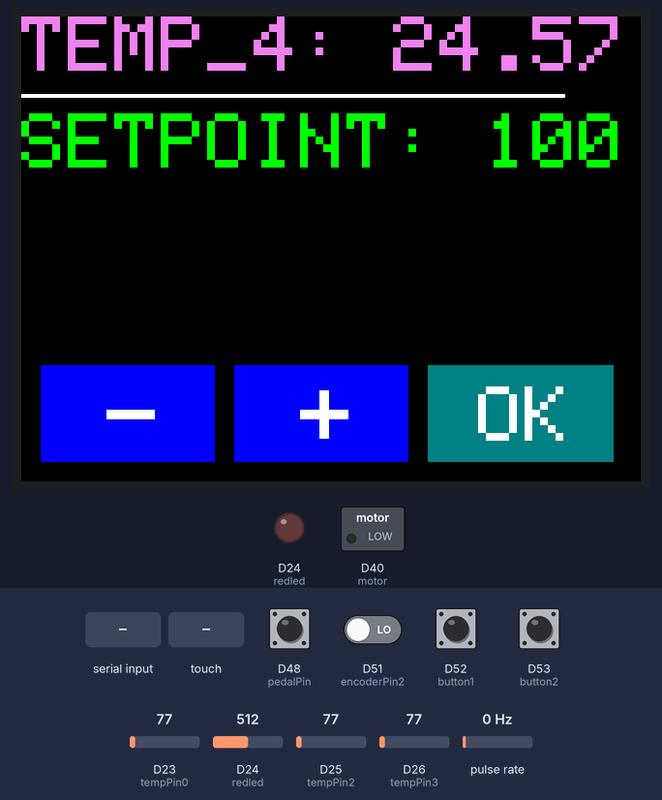
Recording of a sketch running on a simulated Arduino MKR. On the bench: 320×240 colour display, switched loads named in the sketch (green lamp = pin HIGH), output pins drawn as LEDs (lit = HIGH). Wiring (inferred from the names in the program): pulse sensor: data D50. Inputs (shaded band) come from the test bench; at power-on: D48 (pedalPin), D52 (button1), D53 (button2) HIGH, D51 (encoderPin2) LOW, pulse rate 0 Hz, D26 (tempPin3) = 77, D23 (tempPin0) = 77, D24 (redled) = 512, D25 (tempPin2) = 77. What the sketch prints to the serial monitor is not drawn.

Above: at 1.4 s.
1.5 s: pulse rate (sensor on D50) set to 2 Hz
At 3.0 s:
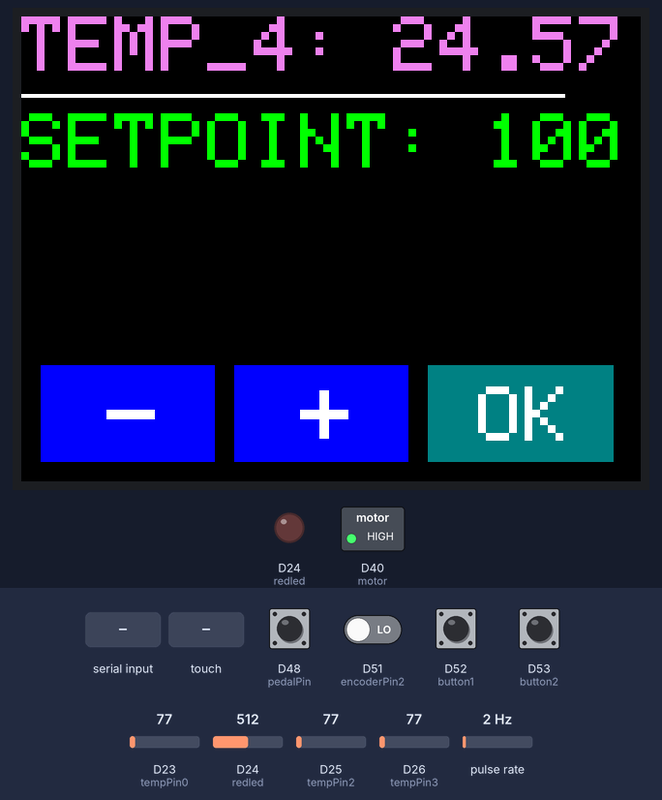
3.3 s: D48 (pedalPin) pulled LOW for 0.15 s
At 4.3 s:
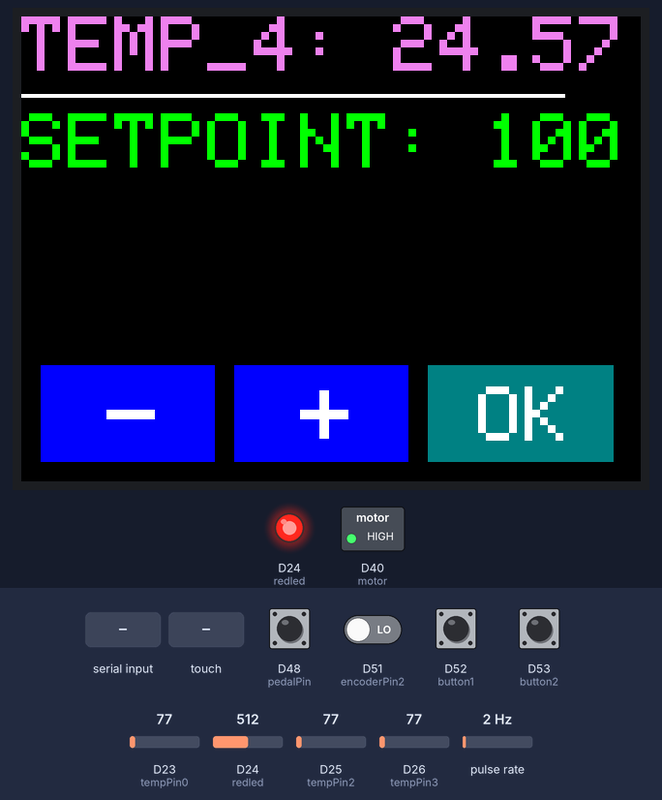
4.9 s: "FLASH 0: \n" received over Serial
At 5.9 s:
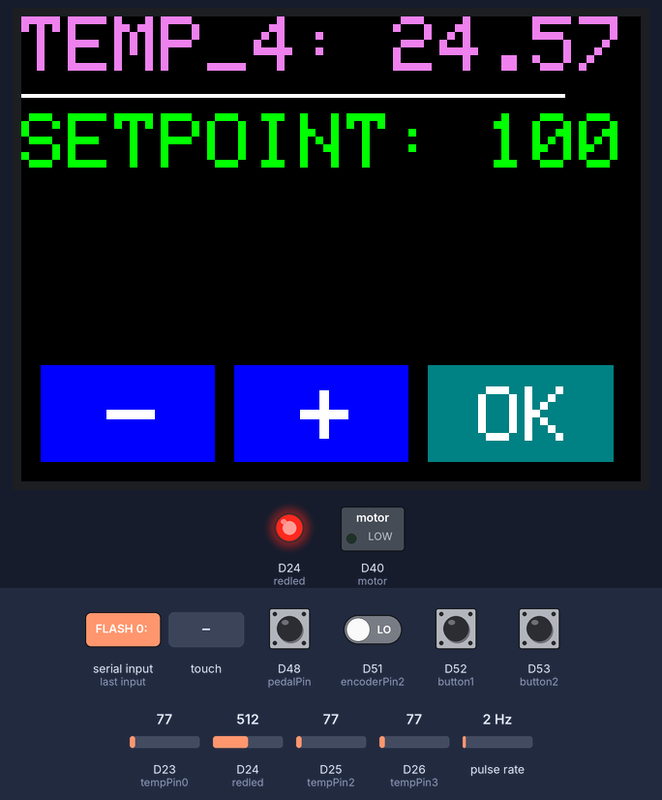
6.8 s: touch panel pressed at 13 % / 10 % of its raw x / y range
At 7.3 s:
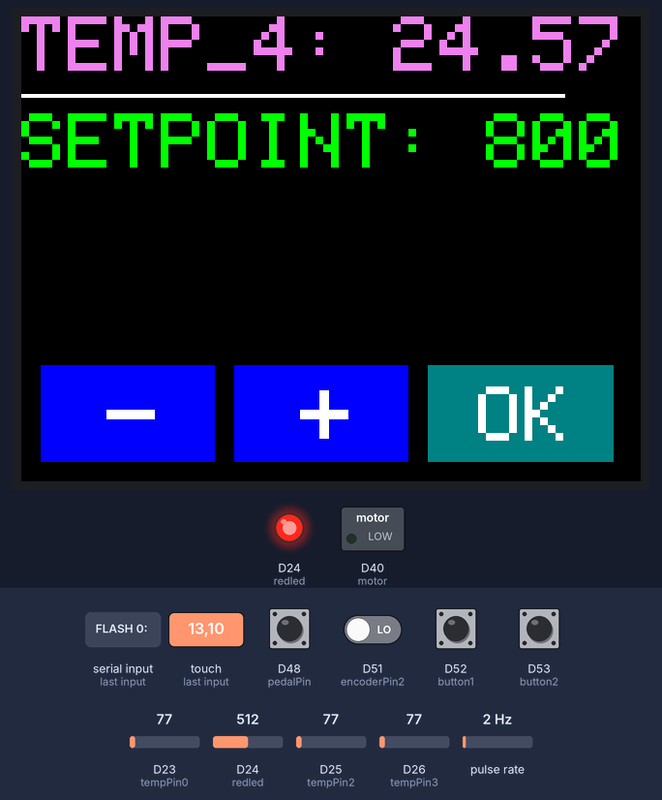
8.5 s: D26 (tempPin3) set to 130
At 9.7 s:
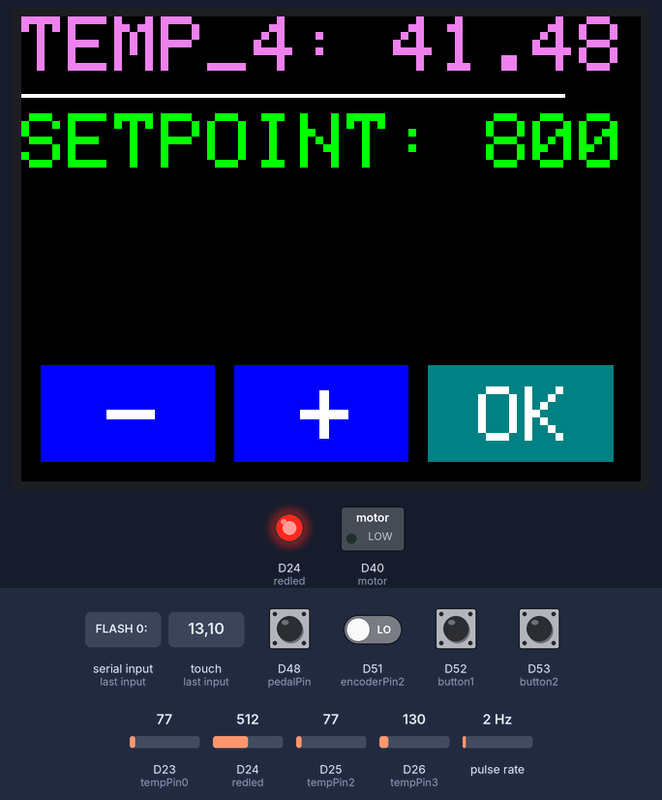
10.0 s: touch panel pressed at 13 % / 50 % of its raw x / y range
At 10.8 s:
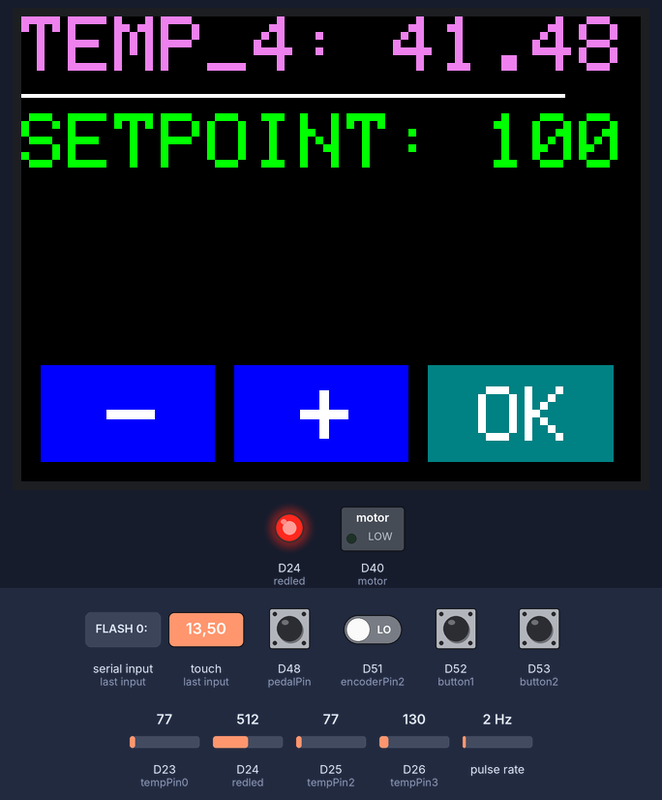
Timing chart, 0 to 12.7 s (numbered marks = the images above; inputs shaded):
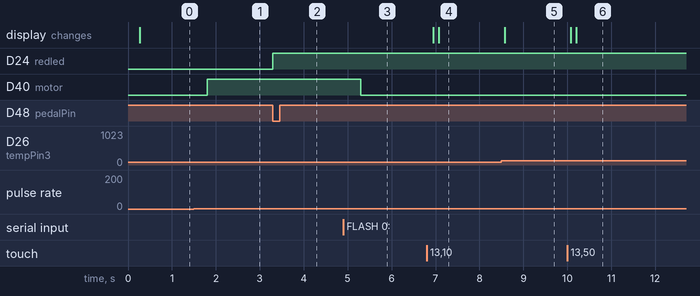

Measured:
- the behaviour switches between 0 and 1 Hz on pulse rate (sensor on D50) (found by bisection; images 0 and 1)
- after the input at 1.5 s, D40 (motor): LOW → HIGH after 0.30 s
- after the input at 3.3 s, D24 (redled): LOW → HIGH at once
- after the input at 4.9 s, D40 (motor): HIGH → LOW after 0.40 s
- after the input at 6.8 s, the display: first changes after 0.15 s (image 4 shows a later state)
- after the input at 8.5 s, the display: changes after 0.07 s (image 5)
- after the input at 10.0 s, the display: first changes after 0.08 s (image 6 shows a later state)

The sketch:

led_pin_12.ino
```cpp
#include <stdint.h>
#include <TouchScreen.h>

#define YP A2  // must be an analog pin, use "An" notation!
#define XM A3  // must be an analog pin, use "An" notation!
#define YM A5   // can be a digital pin
#define XP A4   // can be a digital pin

TouchScreen ts = TouchScreen(XP, YP, XM, YM, 150);

#include <Adafruit_GFX.h>
#include <SPI.h>
#include <Wire.h>
#include <Adafruit_ILI9341.h>

// For the Adafruit shield, these are the default.
#define TFT_DC 34
#define TFT_CS 32
#define TFT_MOSI 30
#define TFT_CLK 26
#define TFT_RST 41
#define TFT_MISO 28

Adafruit_ILI9341 tft = Adafruit_ILI9341(TFT_CS, TFT_DC, TFT_MOSI, TFT_CLK, TFT_RST, TFT_MISO);

#include <DueFlashStorage.h>
DueFlashStorage dueFlashStorage;

//pins
int motor = 40;
int redled = 24;
int pedalPin = 48;
int encoderPin1 = 50;
int encoderPin2 = 51;
int button1 = 52;
int button2 = 53;
int tempPin0 = A8;
int tempPin1 = A9;
int tempPin2 = A10;
int tempPin3 = A11;
int setPoint = 100;

//init
int r = 75;
float p = 0;
float start_ = 75;
int i = 0;

//states
volatile int pedalState = LOW;
int button1State = 0;
int button2State = 0;
volatile int lastEncoded = 0;
volatile long encoderValue = 0;

volatile int stop_ = 3000;
boolean motorStatus = 0;
long lastencoderValue = 0;
volatile long encoder0Pos = 0;

//percent = (val/255)*100
//inverse = (val/100)*255

// Color definitions
#define BLACK 0x0000
#define BLUE 0x001F
#define RED 0xF800
#define GREEN 0x07E0
#define CYAN 0x07FF
#define MAGENTA 0xF81F
#define YELLOW 0xFFE0
#define WHITE 0xFFFF
#define VIOLET 0xEC1D
#define TEAL 0x0410
#define LIME 0x07E0

void setup() {
  Serial.begin(9600);
  tft.begin();
  tft.fillScreen(BLACK);
  tft.setRotation(1);
  pinMode(motor,OUTPUT);
  pinMode(pedalPin, INPUT_PULLUP);
  pinMode(button1,INPUT);
  pinMode(button2,INPUT);
  pinMode(encoderPin1, INPUT);
  pinMode(encoderPin2, INPUT);
  pinMode(redled,OUTPUT);
  digitalWrite(encoderPin1, HIGH); //turn pullup resistor on
  digitalWrite(encoderPin2, HIGH); //turn pullup resistor on
  attachInterrupt(pedalPin, pedalS, FALLING);
  attachInterrupt(encoderPin1, updateEncoder, RISING);
  analogWrite(motor,0);
  digitalWrite(button1, HIGH); //turn pullup resistor on
  digitalWrite(button2, HIGH); //turn pullup resistor on
  if (dueFlashStorage.read(0) != 0) { r = dueFlashStorage.read(0); }
  //START
  //X//Y//SIZE//Y//
  tft.drawLine(0,40,280,40,WHITE);
  tft.drawLine(0,41,280,41,WHITE);

  tft.fillRect(10,180,90,50,BLUE);
  tft.setCursor(44,188);
  tft.setTextColor(WHITE);
  tft.setTextSize(5);
  tft.println("-");

  tft.fillRect(110,180,90,50,BLUE);
  tft.setCursor(144,188);
  tft.setTextColor(WHITE);
  tft.setTextSize(5);
  tft.println("+");

  tft.fillRect(210,180,96,50,TEAL);
  tft.setCursor(236,191);
  tft.setTextColor(WHITE);
  tft.setTextSize(4);
  tft.println("OK");
}

void loop() {
  Point t = ts.getPoint();

  if (t.z >= 10 && t.z <= 1000) {

     Serial.print("X = "); Serial.print(t.x);
     Serial.print("\tY = "); Serial.print(t.y);
     Serial.print("\tPressure = "); Serial.println(t.z);

      if((t.x > 150) && (t.x < (340))) {
        if ((t.y > 140) && (t.y <= 380)) {
          Serial.println("MINUS btn hit");
          setPoint = setPoint - 10;
        }
      }

      if((t.x > 150) && (t.x < (340))) {
        if ((t.y > 400) && (t.y <= 600)) {
          Serial.println("PLUS btn hit");
          setPoint = setPoint + 10;
        }
      }
  }
  /*
  Serial.println(encoder0Pos, DEC);

  Serial.print("SETPOINT; ");
  Serial.println(setPoint);
  */
  int button1State = digitalRead(button1);
  int button2State = digitalRead(button2);

  int v0 = analogRead(tempPin0);
  int v1 = analogRead(tempPin1);
  int v2 = analogRead(tempPin2);
  int v3 = analogRead(tempPin3);

  float voltage0 = v0 * 3.3;
  float voltage1 = v1 * 3.3;
  float voltage2 = v2 * 3.3;
  float voltage3 = v3 * 3.3;

  voltage0 /= 1024.0;
  voltage1 /= 1024.0;
  voltage2 /= 1024.0;
  voltage3 /= 1024.0;
  /*
  Serial.print(voltage0);
  Serial.println(" volts");
  Serial.print(voltage1);
  Serial.println(" volts");
  Serial.print(voltage2);
  Serial.println(" volts");
  Serial.print(voltage3);
  Serial.println(" volts");
  */

  float tempC0 = (voltage0 * 99);
  float tempC1 = (voltage1 * 99);
  float tempC2 = (voltage2 * 99);
  float tempC3 = (voltage3 * 99);

  tft.setCursor(0,0);
  tft.setTextColor(VIOLET,BLACK);
  tft.setTextSize(4);
  tft.print("TEMP_4: ");
  tft.println(tempC3);

  tft.setCursor(0,50);
  tft.setTextColor(LIME,BLACK);
  tft.setTextSize(4);
  tft.print("SETPOINT: ");
  tft.println(setPoint);

  if (Serial.available() > 0) {
    r = Serial.parseInt();
  }

  if(button1State == LOW && r >= 25) {
    r = r - 25;
    uint8_t b = r;
    dueFlashStorage.write(0,b);
  }
  if (button2State == LOW && r <= 230) {
    r = r + 25;
    uint8_t b = r;
    dueFlashStorage.write(0,b);
  }
  /*
  Serial.print("PERCENT: ");
  p = (r/255)*100;
  Serial.println(p);
  Serial.print("INVERSED: ");
  Serial.println(r);
  */
  /*
  Serial.print("FLASH 0: ");
  Serial.println(dueFlashStorage.read(0));
  Serial.print("FLASH 1: ");
  Serial.println(dueFlashStorage.read(1));
  Serial.print("FLASH 2: ");
  Serial.println(dueFlashStorage.read(2));
  //end
  */
  delay(100);

}

void updateEncoder(){
  if (digitalRead(encoderPin1) == digitalRead(encoderPin2)) {
    encoder0Pos++;
  } else {
    encoder0Pos--;
  }
  rotate();
}

void pedalS() {
  int pinStatus = digitalRead(pedalPin);
  if (pinStatus == 0) {
    PlusP();
  } else {
    MinusP();
  }
}

void PlusP () {
  digitalWrite(redled,HIGH);
  attachInterrupt(50, updateEncoder, RISING);
  rotate();
}

void MinusP () {
  digitalWrite(redled,LOW);
  analogWrite(motor,0);
  detachInterrupt(50);
}

void rotate(){
  if (encoder0Pos <= stop_) {
    analogWrite(motor,r);
    motorStatus = 1;
  } else {
    encoder0Pos = 1;
    do_again();
  }
}

void do_again() {
  for (int x=0; x <= 384; x++){
    motorStatus = 0;
    analogWrite(motor,0);
    Serial.println("PAUSE");
  }
  Serial.println(motorStatus);
  Serial.println("RESTART OPERATION");
}
```
